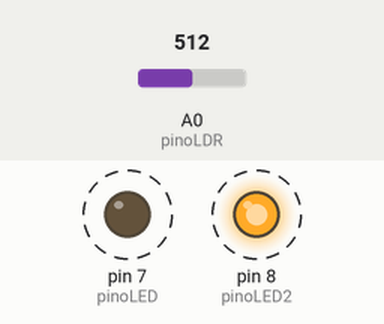
This sketch was run on a simulated Arduino Uno, built with avr-gcc and run on an emulated ATmega328P. Parts: output pins drawn as LEDs (lit = HIGH). Dashed ring = blinking. The inputs (shaded band) are chosen by the test bench; at power-on: A0 (pinoLDR) = 512.

Above: at 1.25 s.
1.3 s: A0 (pinoLDR) set to 107
4.3 s: A0 (pinoLDR) set to 93
At 5.5 s:
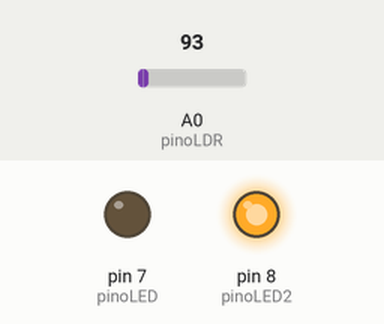
5.8 s: A0 (pinoLDR) set to 110
At 6.05 s:
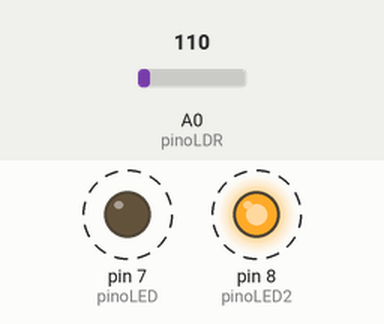
8.8 s: A0 (pinoLDR) set to 90
At 10.2 s:
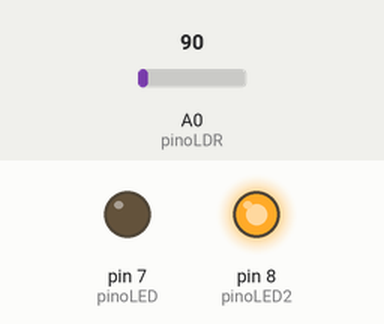
Timing chart, 0 to 11.3 s (numbered marks = the images above; inputs shaded):
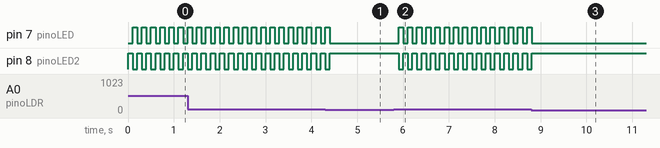

The sketch:

Sensor_de_LUZ_COM_LED.ino
```cpp
// SENSOR DE LUZ COM LED

const int pinoLDR = A0; // Pino LDR
const int pinoLED = 7; // PINO LED
const int pinoLED2 = 8;// PINO LED 2
int leitura = 0; // Variavel para armazenar o valor lido pelo ADC

void setup() {
  //Configura os pinos LDR e LED
  pinMode(pinoLDR, INPUT);
  pinMode(pinoLED, OUTPUT);
  pinMode(pinoLED2, OUTPUT);
}

void loop() {
  // Le o valor de ADC no pino do LDR
  leitura = analogRead(pinoLDR);

  //Verifica LUMINOSIDADE DO AMBIENTE
  if(leitura < 40){ // Se a leitura for menor que 40 acende o led
    digitalWrite(pinoLED, HIGH); // ACENDE O LED VERMELHO
    digitalWrite(pinoLED2,LOW);
  }
  else{
    digitalWrite(pinoLED, LOW); // Apaga o LED
    digitalWrite(pinoLED2, HIGH);
  }
  delay(100);
  if(leitura < 100){
    digitalWrite(pinoLED2, HIGH);
    digitalWrite(pinoLED, LOW);
  }
  else{
    digitalWrite(pinoLED2, LOW);
    digitalWrite(pinoLED, HIGH);
  }
  delay(100);
}
```

Measured:
- the behaviour switches between 100 and 99 on A0 (pinoLDR) (found by bisection; images 0 and 1)
- after the input at 4.3 s, pin 7 (pinoLED): goes on until 4.4 s, then stays LOW; pin 8 (pinoLED2): goes on until 4.4 s, then stays HIGH
- after the input at 5.8 s, pin 7 (pinoLED), pin 8 (pinoLED2): alternates HIGH for 0.10 s and LOW for 0.10 s, starting after 0.10 s
- after the input at 8.8 s, pin 7 (pinoLED): goes on until 8.8 s, then stays LOW; pin 8 (pinoLED2): goes on until 8.8 s, then stays HIGH
- by itself, pin 7 (pinoLED), pin 8 (pinoLED2): alternates HIGH for 0.10 s and LOW for 0.10 s
